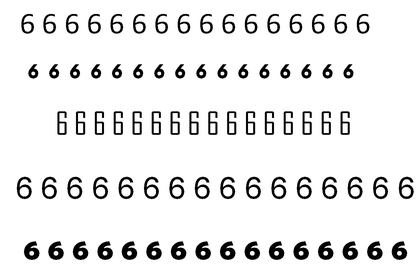
%> input picture seis.bmp, 420 x 277 px, shrunk from 1470 x 970 before the run
$ octave clasi96.m   (GNU Octave 9; MATLAB toolbox functions it lacks are replaced by stand-ins)
%> lines starting %> are read from the running program, lines starting %| are printed output that depends on the picture; in (x1, y1, x2, y2) boxes, pixels count from 0 and x2, y2 are one past the last pixel; in counts of white or black regions, pixels touching at a corner belong together; the program's own positions count from 1
% Ejercicio de Reconocimiento de Patrones
% Realizar un clasificador que separe los
% caracteres 9-6.
% Las imagenes de entrenamientos estan en
% seis.bmp y nueve.bmp
%


%%%%%%%%%%%%%%%%%%%%%%%%%%
%                        %
% PARTE 1: ENTRENAMIENTO %
%                        %
%%%%%%%%%%%%%%%%%%%%%%%%%%

disp('Parte 1: Entrenamiento (presione enter)');
pause


% Lectura de la imagenes de entrenamiento
I6 = not(imread('seis.bmp'));
%> I6: size 277x420 logical; 3.4% white in thin lines or dots, all inside (x1, y1, x2, y2) = (17, 15, 413, 259)
I9 = not(imread('nueve.bmp'));
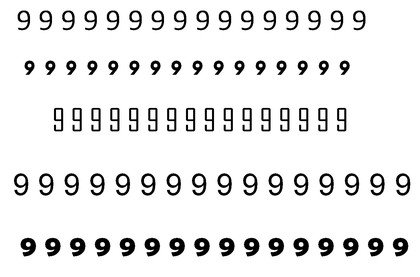
%> input picture nueve.bmp, 420 x 277 px, shrunk from 1470 x 970 before the run
%> I9: size 277x420 logical; 3.5% white in thin lines or dots, all inside (x1, y1, x2, y2) = (15, 11, 410, 256)
figure(1)
imshow([I6 I9],[]);
% Las imagenes tya se encuentran segmentadas

[L6,n6] = bwlabel(I6,4);
%> L6: size 277x420 double; 1301 distinct labels, from 0 to 1300
%> n6 = 1300
[L9,n9] = bwlabel(I9,4);
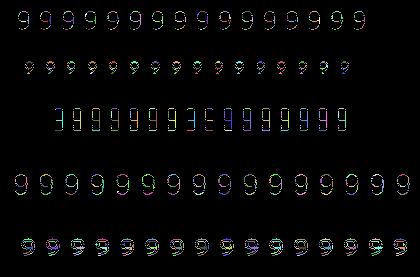
%> L9: size 277x420 double; 1378 distinct labels, from 0 to 1377; one colour per label, 0 black
%> n9 = 1377
figure(2)
imshow([L6 L9],[]);
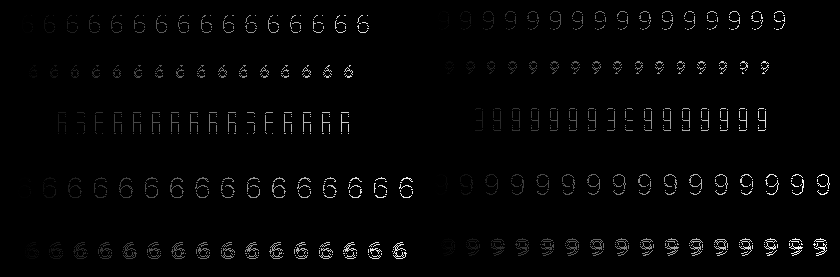
%> displayed picture: size 277x840, on the screen's scale of 0 to 255; min 0, max 255, mean 4.2

% Extraccion de Caracteristicas

for j = 1:2


    if (j==1)
        L = L6;
        n = n6;
        disp('procesando 6...')
    else
        L = L9;
        n = n9;
        disp('procesando 9...')
    end

    z = zeros(n,1);

    for i=1:n
        [i n]
        Y = zeros(size(L));
        ii = find(L==i);
        Y(ii) = 1;
        [ii,jj] = find(L==i);
        Y1 = imfill(Y,'holes');
        Y2 = xor(Y,Y1);
        [ii,jj] = find(L==i);
        h1 = max(ii);
        h2 = min(ii);
        [ii,jj] = find(Y2==1);
        h = mean(ii)-h2;
        z(i) = h/(h1-h2);
    end

    if (j==1)
        z6 = z;
    else
        z9 = z;
    end
end
%> this loop made 2 passes
%> n on passes 1 to 2: 1300, 1377
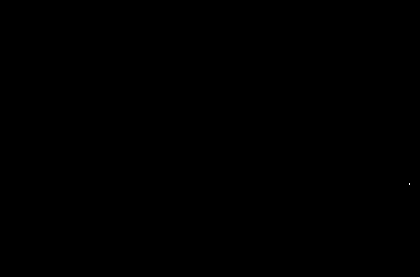
%> Y: size 277x420 double; values 0 (black) and 1 (white), 0% white in thin lines or dots, all inside (x1, y1, x2, y2) = (409, 183, 410, 185)

% Histogramas

figure(3)
clf
hist(z6)
%> (this line was passed over: hist is not available in this run)
hold on
hist(z9)


% Clasificador por umbral
% punto medio de los centros de masa

th = (mean(z6)+mean(z9))/2;
%> th = NaN

plot([th th],[0 35],'g:')
%> figure, not shown here; tallest bar 1 high, from x = 0 to 1

%%%%%%%%%%%%%%%%%%%
%                 %
% PARTE 2: PRUEBA %
%                 %
%%%%%%%%%%%%%%%%%%%

disp('Parte 2: Prueba (presione enter)');
pause
close all

% Lectura de la imagen de test
J = not(imread('test96.bmp'));
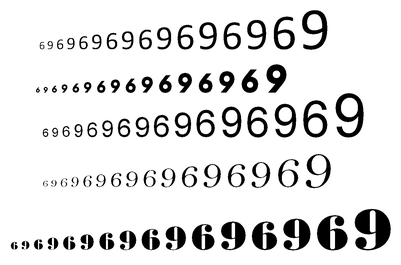
%> input picture test96.bmp, 401 x 265 px, shrunk from 1404 x 927 before the run
%> J: size 265x401 logical; 5% white in thin lines or dots, all inside (x1, y1, x2, y2) = (12, 11, 390, 250)
J = imdilate(J,ones(3,3));
%> J: size 265x401 logical; 14.9% white; 123 white regions (15 under 20 px), largest, box (x1, y1, x2, y2) and area: (354, 208, 391, 251) 1041, (335, 93, 364, 138) 694, (302, 10, 328, 50) 539
[N,M] = size(J);
%> N = 265; M = 401
figure(1)
imshow(J,[]);
hold on

[L,n] = bwlabel(J,4);
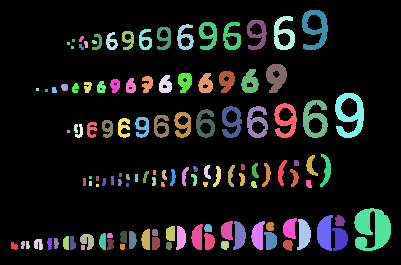
%> L: size 265x401 double; 124 distinct labels, from 0 to 123; one colour per label, 0 black
%> n = 123
n6 = 0;
n9 = 0;
for i=1:n
    [i n]
    Y = zeros(size(L));
    ii = find(L==i);
    Y(ii) = 1;
    [ii,jj] = find(L==i);
    R = L(min(ii):max(ii),min(jj):max(jj));
    x = [min(jj) min(jj) max(jj) max(jj) min(jj)];
    y = [min(ii) max(ii) max(ii) min(ii) min(ii)];
    Y1 = imfill(Y,'holes');
    Y2 = xor(Y,Y1);
    [ii,jj] = find(L==i);
    h1 = max(ii);
    h2 = min(ii);
    [ii,jj] = find(Y2==1);
    h = mean(ii)-h2;
    z = h/(h1-h2);
    figure(2)
    imshow(R)
    if z>th
        title('seis')
        s = 'r';
        n6 = n6+1;
    else
        title('nueve');
        s = 'g';
        n9 = n9+1;
    end
    figure(1)
    plot(x,y,s)
    pause(0)
end
%> this loop made 123 passes
%> (R, x, y, h1, h2) on passes 5, 6, 12: ([5 5 5; 5 5 5; 5 5 5], [37 37 39 39 37], [89 91 91 89 89], 91, 89), ([6 6 6; 6 6 6; 6 6 6], [46 46 48 48 46], [90 92 92 90 90], 92, 90), ([12 12 12; 12 12 12; 12 12 12], [68 68 70 70 68], [43 45 45 43 43], 45, 43)
%> (x, y, h1, h2, h) on passes 34, 41, 49: ([98 98 106 106 98], [82 93 93 82 82], 93, 82, 7.5), ([111 111 120 120 111], [80 93 93 80 80], 93, 80, 4.5), ([127 127 136 136 127], [79 93 93 79 79], 93, 79, 9.5)
%> Y: size 265x401 double; values 0 (black) and 1 (white), 0.98% white; 1 white region, box (x1, y1, x2, y2) and area: (354, 208, 391, 251) 1041
%> after the loop, n6 = 0; n9 = 123
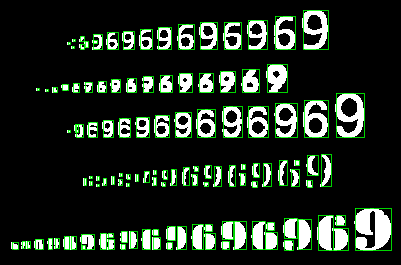
%> figure redrawn from the program's plot data

% Evaluacion de desempenho

True6 = input('Cuantos 6 fueron clasificados correctamente?');
%> the answer given: 3
True9 = input('Cuantas 9 fueron clasificados correctamente?');
%> the answer given: 3

False6 = n6-True6;
%> False6 = -3
False9 = n9-True9;
%> False9 = 120

P = [True6  False6
    False9 True9]
%> P = [3 -3; 120 3]

d = (True6+True9)/(n6+n9);
%> d = 0.0488
disp(sprintf('Desempe?o = %5.2f %%',d*100))
%| Desempe?o =  4.88 %
